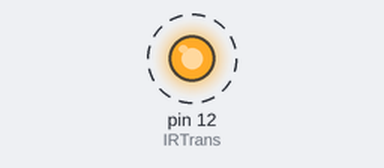
Bench run of a sketch on a simulated Arduino Uno, built with avr-gcc and run on an emulated ATmega328P. Parts: output pins drawn as LEDs (lit = HIGH). Dashed ring = blinking.

Above: at 0.2 s.
Timing chart, 0 to 3.0 s (numbered marks = the images above):
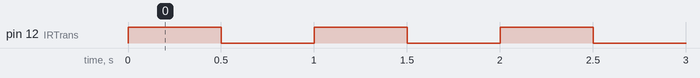

The sketch:

ISS_IR_Trans.ino
```cpp
const int IRTrans = 12;

int IRtimer = 0;
int SendMag = 0;

void setup() {
   pinMode(IRTrans,OUTPUT);
}

void loop() {
  digitalWrite(IRTrans,HIGH);
  delay(500);
  digitalWrite(IRTrans,LOW);
  delay(500);
}
```

Measured:
- by itself, pin 12 (IRTrans): alternates HIGH for 0.50 s and LOW for 0.50 s
